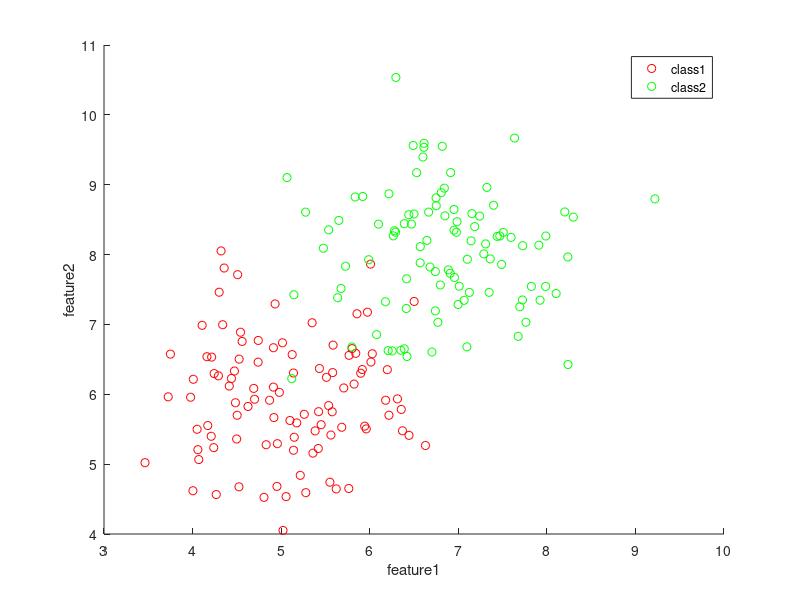

Write the MATLAB code that produced this figure. (Note: this script raises an error after producing the figure.)
clc
clear
close all
addpath(genpath(pwd));

%% Generating the data
% Input Data
X=[];
N1=[];
C=[];

if(isempty(X)||isempty(N1)||isempty(C))
    class1(:,1)=5+0.8*randn(100,1);
    class1(:,2)=6+0.8*randn(100,1);

    % Generating Class2
    class2(:,1)=7+0.8*randn(100,1);
    class2(:,2)=8+0.8*randn(100,1);

    % Label
    y=ones(size(class1,1),1);
    y(size(class1,1)+1:size(class1,1)+size(class2,1),1)=-1;
    
    % Vector for parameter C
    C = [0.01 1 10 100];
else
    class1(:,1) = X(1:N1,1);
    class1(:,2) = X(1:N1,2);
    class2(:,1) = X(N1+1:size(X,1),1);
    class2(:,2) = X(N1+1:size(X,1),2);
    y=ones(size(class1,1),1);
    y(size(class1,1)+1:size(class1,1)+size(class2,1),1)=-1;
end
% Generating Class1

% Plot the data
figure();
hold on;
scatter(class1(:,1),class1(:,2),'r');
xlabel('feature1'); ylabel('feature2');
scatter(class2(:,1),class2(:,2),'g');
legend('class1','class2');


%% Part 1
X(1:size(class1,1),:) = class1(:,:);
X(size(class1,1)+1:size(class1,1)+size(class2,1),:) = class2(:,:);
x2=X;
N=size(X,1);
l=size(X,2);

% Generate H,f2,Aeq,beq,lb,ub for the quadprog
for i=1:size(X,1)
    rep(i,:) = y(i)*X(i,:);
end
H=rep*rep';
f=-ones(N,1);
Aeq=y';
beq=0;
lb=zeros(N,1);

%The upper bound for lambda
ub = zeros(N,length(C));
for i=1:length(C)
    ub(:,i) = C(i)*ones(N,1);
end

% Plot the boundary for different value C
mis_Linear = zeros(1,length(C));
for i=1:length(C)
    % Getting lambda from dual
    [lambda,fval,exitflag,output]=quadprog(H,f,[],[],Aeq,beq,lb,ub(:,i));
    W = zeros(1,size(X,2));
    lambda = round(lambda,3);
    %Obtain W
    for j=1:size(X,1)
        W=W+y(j)*lambda(j)*X(j,:);
    end
    distance = (1/norm(W))*2;
    %Index for support vector
    margin=find(lambda==C(i)); %Index for points in the margin
    Index_SV = find(lambda>0&lambda<C(i)); %Index for support vector
    
    %Obtain W(l+1)
    sum=0;
    for j=1:length(Index_SV)
        sum =sum + y(Index_SV(j)) - dot(W,X(Index_SV(j),:));
    end
    W(1,3)=sum/length(Index_SV);
    
    %Obtain decision and margin
    ax = axis;
    axis manual;
    x=(ax(1):0.1:ax(2));
    decision=(-W(3)-W(1)*x)/W(2);
    support1=(-W(3)-W(1)*x+1)/W(2);
    support2=(-W(3)-W(1)*x-1)/W(2);
    
    
    %Plot the data first
    figure();
    hold on;
    scatter(class1(:,1),class1(:,2),'r');
    xlabel('feature1'); ylabel('feature2');
    scatter(class2(:,1),class2(:,2),'g');
    
    %Plot the support vectors, margin and decision boundary
    scatter(X(Index_SV(:),1),X(Index_SV(:),2),'b','filled');
    scatter(X(margin(:),1),X(margin(:),2),'d','filled');
    plot(x,decision);
    plot(x,support1);
    plot(x,support2);
    
    %Calculate the misclassification and plot it 
    for j=1:size(class1,1)
       if((class1(j,:)*W(1:2)'+W(l+1))<0)
            mis_Linear(i) = mis_Linear(i)+1;
            scatter(class1(j,1),class1(j,2),100,'x');
        end
    end 
    for j=1:size(class2,1)
       if((class2(j,:)*W(1:2)'+W(l+1))>=0)
            mis_Linear(i) = mis_Linear(i)+1;
            scatter(class2(j,1),class2(j,2),100,'x');
        end
    end 
    str = sprintf('C=%d MarginDistance:%f Missclassification:%d',C(i),distance, mis_Linear(i));
    title(str);
    legend({'class1','class2','supprt vector','points in the margin and mis','boundary','margin 1','margin 2','missclassified'},'Location','northeastoutside');
end

%% Part 2
%Polynomial kernel
q1=1;
q2=2;

% Generate H,f2,Aeq,beq,lb,ub for the quadprog
for i=1:size(x2,1)
    for j=1:size(x2,1)
        k(i,j)=(x2(i,:)*x2(j,:)'+q1).^q2;
    end
end
H=(y*y').*k;
f2=-ones(N,1);
Aeq=y';
beq=0;
lb=zeros(N,1);

%The upper bound for lambda
ub = zeros(N,length(C));
for i=1:length(C)
    ub(:,i) = C(i)*ones(N,1);
end

% Plot the boundary for different value C
mis_Kernel = zeros(1,length(C));
for i=1:length(C)
    [lambda,fval,exitflag,output,W1]=quadprog(H,f2,[],[],Aeq,beq,lb,ub(:,i));
    W = 0;
    lambda = round(lambda,5);
    nonzero=find(lambda>0); 
    margin = find(lambda==C(i)); %points in the region
    Index_SV = find(lambda>0&lambda~=C(i)); %support vector
    
    %Obtain W
    for z=1:length(Index_SV)
        for j=1:length(nonzero)
           W=W+y(nonzero(j))*lambda(nonzero(j))*(dot(x2(nonzero(j),:),x2(Index_SV(z),:))+q1).^q2;
        end
    end
    W=W/length(Index_SV);
    
    %Obtain W(l+1)
    sum=0;
    for j=1:length(Index_SV)
         sum = sum + 1/y(Index_SV(j)) - W;
    end
    W0 = sum/length(Index_SV);
    
    %Plot
    ax = axis;
    axis manual;
    Xaxis = (ax(1):0.1:ax(2))';
    Yaxis = (ax(3):0.1:ax(4))';
    [X1,Y] = meshgrid(Xaxis,Yaxis);
    XX=reshape(X1,[],1);
    YY=reshape(Y,[],1);
    func = @(x) (((x*x2')+q1*ones(length(XX),N)).^q2)*(lambda.*y)+W0;
    figure();
    hold on;
    scatter(class1(:,1),class1(:,2),'r');
    xlabel('feature1'); ylabel('feature2');
    scatter(class2(:,1),class2(:,2),'g');
    scatter(X(Index_SV(:),1),X(Index_SV(:),2),'b','filled');
    scatter(X(margin(:),1),X(margin(:),2),'d','filled');
    M=[XX,YY];
    ZZ = func(M);
    Z = reshape(ZZ,size(X1));
    contour(X1,Y,Z,[0,-1,1]);
    D = (((x2*x2')+q1).^q2)*(lambda.*y)+W0;
    miss1=find(D(1:size(class1,1),:)<0);
    miss2=find(D(size(class1,1)+1:size(class1,1)+size(class2,1),:)>0);
    mis_Kernel(i) = length(miss1)+length(miss2);
    scatter(class1(miss1(:),1),class1(miss1(:),2),'x');
    scatter(class2(miss2(:),1),class2(miss2(:),2),'x');
    str = sprintf('C=%d Misclassification:%d',C(i),mis_Kernel(i));
    title(str);
    legend({'class1','class2','supprt vector','In the margin and mis','boundary','missclassified'},'Location','northeastoutside');
   
    figure();
    svmtrain(X,y,'autoscale',false,'boxconstraint',C(i),'ShowPlot',true,'kernel_function','polynomial','polyorder',q2,'method','QP');
    str = sprintf('C=%d',C(i));
    title(str);
end